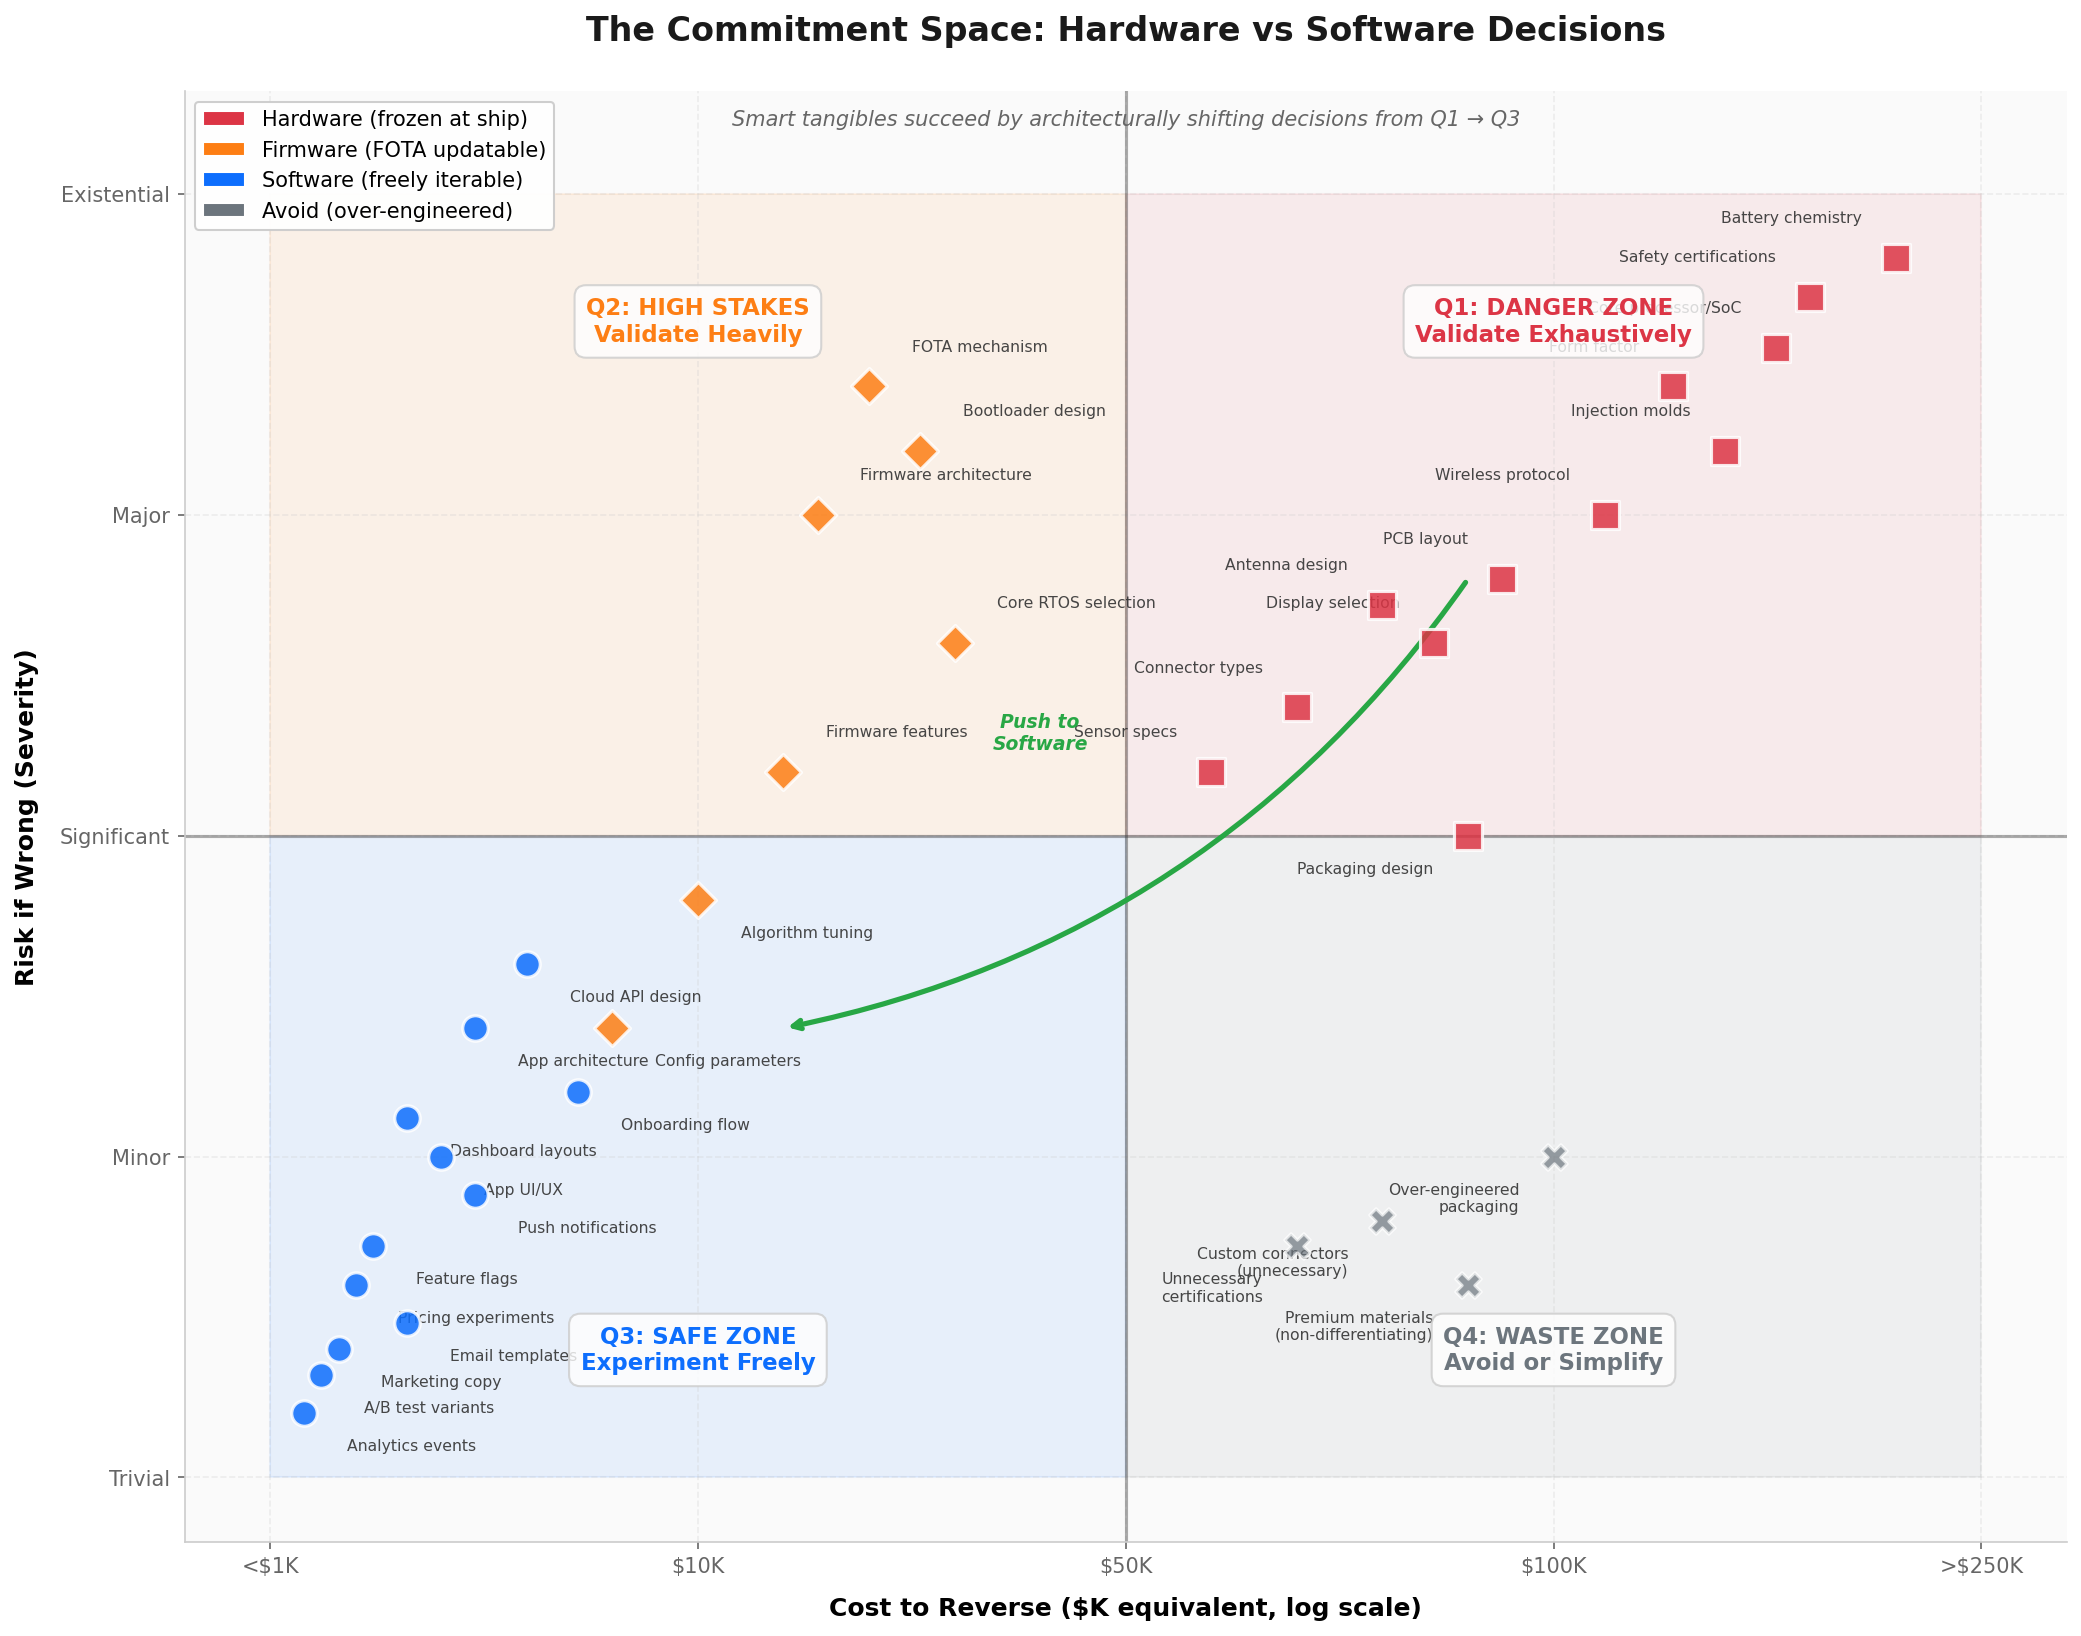

Python code for this plot:
"""
Commitment Space Visualization for Smart Tangibles
Plots hardware vs software decisions on a Risk/Cost quadrant chart
"""

import matplotlib.pyplot as plt
import matplotlib.patches as mpatches
import numpy as np

# Set up the figure
fig, ax = plt.subplots(figsize=(14, 11))

# Define decision data: (cost, risk, label, is_hardware)
# Cost scale: 0-100 (in $K equivalent, log-ish scale)
# Risk scale: 0-100 (severity if wrong)

decisions = [
    # HARDWARE DECISIONS (Q1 - Danger Zone) - Red squares
    (95, 95, 'Battery chemistry', True),
    (90, 92, 'Safety certifications', True),
    (88, 88, 'Core processor/SoC', True),
    (85, 80, 'Injection molds', True),
    (82, 85, 'Form factor', True),
    (78, 75, 'Wireless protocol', True),
    (72, 70, 'PCB layout', True),
    (68, 65, 'Display selection', True),
    (65, 68, 'Antenna design', True),
    (60, 60, 'Connector types', True),
    (55, 55, 'Sensor specs', True),
    (70, 50, 'Packaging design', True),

    # FIRMWARE DECISIONS (Q2 - Validate Heavily) - Orange diamonds
    (35, 85, 'FOTA mechanism', 'firmware'),
    (38, 80, 'Bootloader design', 'firmware'),
    (32, 75, 'Firmware architecture', 'firmware'),
    (40, 65, 'Core RTOS selection', 'firmware'),
    (30, 55, 'Firmware features', 'firmware'),
    (25, 45, 'Algorithm tuning', 'firmware'),
    (20, 35, 'Config parameters', 'firmware'),

    # SOFTWARE DECISIONS (Q3 - Experiment Freely) - Blue circles
    (15, 40, 'Cloud API design', False),
    (12, 35, 'App architecture', False),
    (18, 30, 'Onboarding flow', False),
    (10, 25, 'App UI/UX', False),
    (8, 28, 'Dashboard layouts', False),
    (12, 22, 'Push notifications', False),
    (6, 18, 'Feature flags', False),
    (5, 15, 'Pricing experiments', False),
    (8, 12, 'Email templates', False),
    (4, 10, 'Marketing copy', False),
    (3, 8, 'A/B test variants', False),
    (2, 5, 'Analytics events', False),

    # Q4 DECISIONS (Avoid) - Gray X marks
    (75, 25, 'Over-engineered\npackaging', 'avoid'),
    (65, 20, 'Custom connectors\n(unnecessary)', 'avoid'),
    (70, 15, 'Premium materials\n(non-differentiating)', 'avoid'),
    (60, 18, 'Unnecessary\ncertifications', 'avoid'),
]

# Add fuzzy clouds around each point using scatter with jitter
np.random.seed(42)

for cost, risk, label, category in decisions:
    # Determine color and marker based on category
    if category == True:  # Hardware
        color = '#DC3545'  # Red
        marker = 's'  # Square
        size = 180
        alpha = 0.85
        cloud_color = '#DC354520'
    elif category == 'firmware':
        color = '#FD7E14'  # Orange
        marker = 'D'  # Diamond
        size = 150
        alpha = 0.85
        cloud_color = '#FD7E1420'
    elif category == 'avoid':
        color = '#6C757D'  # Gray
        marker = 'X'  # X mark
        size = 150
        alpha = 0.7
        cloud_color = '#6C757D15'
    else:  # Software
        color = '#0D6EFD'  # Blue
        marker = 'o'  # Circle
        size = 150
        alpha = 0.85
        cloud_color = '#0D6EFD20'

    # Skip fuzzy clouds - show only labeled points
    # n_cloud_points = 25
    # cloud_cost = cost + np.random.normal(0, 4, n_cloud_points)
    # cloud_risk = risk + np.random.normal(0, 4, n_cloud_points)
    # ax.scatter(cloud_cost, cloud_risk, c=cloud_color, s=300, alpha=0.3, marker='o', edgecolors='none')

    # Draw the main point
    ax.scatter(cost, risk, c=color, s=size, marker=marker, alpha=alpha, edgecolors='white', linewidths=1.5, zorder=5)

    # Add label with offset
    offset_x = 2.5
    offset_y = 2.5
    fontsize = 7.5

    # Adjust label position based on quadrant to avoid overlap
    if cost > 50 and risk > 50:  # Q1
        ha, va = 'right', 'bottom'
        offset_x = -2
    elif cost < 50 and risk > 50:  # Q2
        ha, va = 'left', 'bottom'
    elif cost < 50 and risk < 50:  # Q3
        ha, va = 'left', 'top'
        offset_y = -2
    else:  # Q4
        ha, va = 'right', 'top'
        offset_x = -2
        offset_y = -2

    ax.annotate(label, (cost + offset_x, risk + offset_y), fontsize=fontsize,
                ha=ha, va=va, color='#333333', alpha=0.9)

# Draw quadrant dividing lines
ax.axhline(y=50, color='#333333', linestyle='-', linewidth=1.5, alpha=0.4)
ax.axvline(x=50, color='#333333', linestyle='-', linewidth=1.5, alpha=0.4)

# Add quadrant labels with background boxes
quadrant_style = dict(boxstyle='round,pad=0.5', facecolor='white', alpha=0.8, edgecolor='#CCCCCC')

ax.text(75, 92, 'Q1: DANGER ZONE\nValidate Exhaustively', fontsize=11, fontweight='bold',
        ha='center', va='top', color='#DC3545', bbox=quadrant_style)
ax.text(25, 92, 'Q2: HIGH STAKES\nValidate Heavily', fontsize=11, fontweight='bold',
        ha='center', va='top', color='#FD7E14', bbox=quadrant_style)
ax.text(25, 8, 'Q3: SAFE ZONE\nExperiment Freely', fontsize=11, fontweight='bold',
        ha='center', va='bottom', color='#0D6EFD', bbox=quadrant_style)
ax.text(75, 8, 'Q4: WASTE ZONE\nAvoid or Simplify', fontsize=11, fontweight='bold',
        ha='center', va='bottom', color='#6C757D', bbox=quadrant_style)

# Add shaded regions for quadrants
ax.fill_between([50, 100], [50, 50], [100, 100], alpha=0.08, color='#DC3545')  # Q1 - Red tint
ax.fill_between([0, 50], [50, 50], [100, 100], alpha=0.08, color='#FD7E14')    # Q2 - Orange tint
ax.fill_between([0, 50], [0, 0], [50, 50], alpha=0.08, color='#0D6EFD')        # Q3 - Blue tint
ax.fill_between([50, 100], [0, 0], [50, 50], alpha=0.08, color='#6C757D')      # Q4 - Gray tint

# Draw strategic movement arrows
arrow_style = dict(arrowstyle='->', color='#28A745', lw=2, mutation_scale=15)

# Arrow from Q1 to Q3 (the goal)
ax.annotate('', xy=(30, 35), xytext=(70, 70),
            arrowprops=dict(arrowstyle='->', color='#28A745', lw=2.5,
                          connectionstyle='arc3,rad=-0.2'))
ax.text(45, 58, 'Push to\nSoftware', fontsize=9, ha='center', va='center',
        color='#28A745', fontweight='bold', style='italic')

# Set axis labels and title
ax.set_xlabel('Cost to Reverse ($K equivalent, log scale)', fontsize=12, fontweight='bold', labelpad=10)
ax.set_ylabel('Risk if Wrong (Severity)', fontsize=12, fontweight='bold', labelpad=10)
ax.set_title('The Commitment Space: Hardware vs Software Decisions\n',
             fontsize=16, fontweight='bold', color='#1a1a1a')

# Add subtitle
ax.text(50, 105, 'Smart tangibles succeed by architecturally shifting decisions from Q1 → Q3',
        fontsize=10, ha='center', va='bottom', style='italic', color='#666666')

# Set axis limits and ticks
ax.set_xlim(-5, 105)
ax.set_ylim(-5, 108)

# Custom tick labels for cost axis (representing actual $ ranges)
cost_ticks = [0, 25, 50, 75, 100]
cost_labels = ['<$1K', '$10K', '$50K', '$100K', '>$250K']
ax.set_xticks(cost_ticks)
ax.set_xticklabels(cost_labels)

# Custom tick labels for risk axis
risk_ticks = [0, 25, 50, 75, 100]
risk_labels = ['Trivial', 'Minor', 'Significant', 'Major', 'Existential']
ax.set_yticks(risk_ticks)
ax.set_yticklabels(risk_labels)

# Create legend
legend_elements = [
    mpatches.Patch(facecolor='#DC3545', edgecolor='white', label='Hardware (frozen at ship)'),
    mpatches.Patch(facecolor='#FD7E14', edgecolor='white', label='Firmware (FOTA updatable)'),
    mpatches.Patch(facecolor='#0D6EFD', edgecolor='white', label='Software (freely iterable)'),
    mpatches.Patch(facecolor='#6C757D', edgecolor='white', label='Avoid (over-engineered)'),
]
ax.legend(handles=legend_elements, loc='upper left', framealpha=0.95, fontsize=10)

# Style the plot
ax.set_facecolor('#FAFAFA')
fig.patch.set_facecolor('white')
ax.spines['top'].set_visible(False)
ax.spines['right'].set_visible(False)
ax.spines['left'].set_color('#CCCCCC')
ax.spines['bottom'].set_color('#CCCCCC')
ax.tick_params(colors='#666666')
ax.grid(True, alpha=0.3, linestyle='--', color='#CCCCCC')

plt.tight_layout()
plt.savefig('/sessions/lucid-upbeat-heisenberg/mnt/chapters/commitment_space_chart.png', dpi=150, bbox_inches='tight',
            facecolor='white', edgecolor='none')
plt.savefig('/sessions/lucid-upbeat-heisenberg/mnt/chapters/commitment_space_chart.svg', format='svg', bbox_inches='tight',
            facecolor='white', edgecolor='none')
print("Chart saved to commitment_space_chart.png and .svg")
plt.show()
